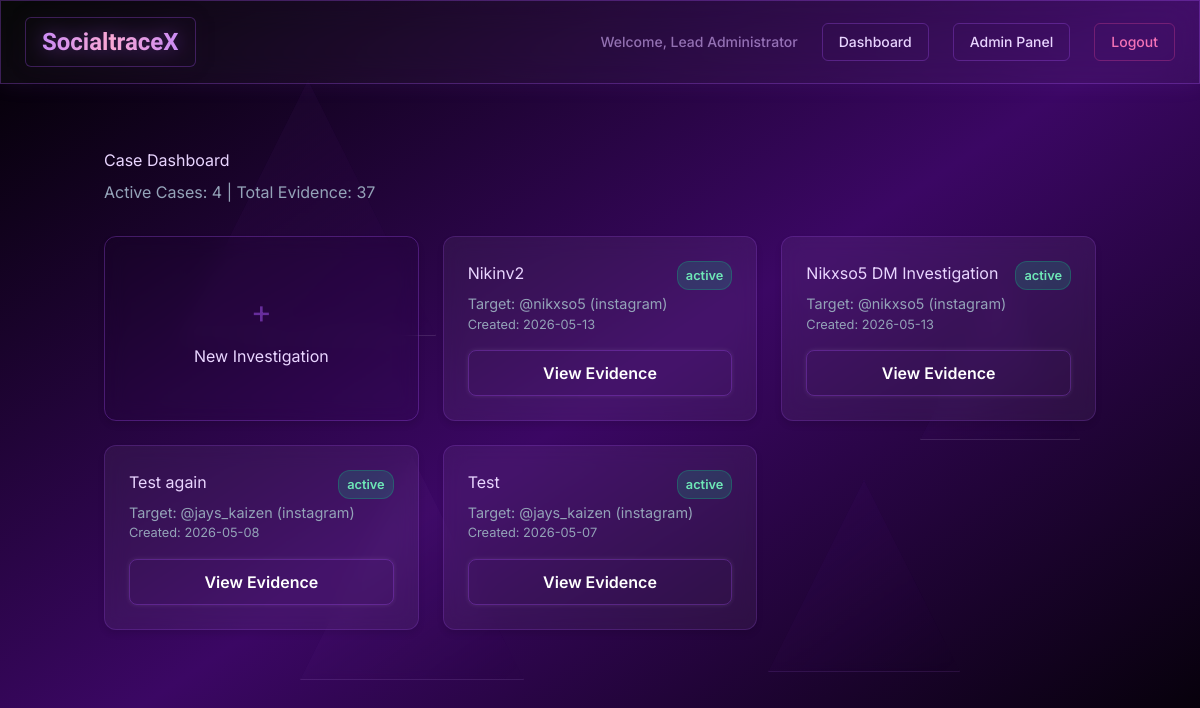
The page /dashboard (signed in) on the database as committed earlier.
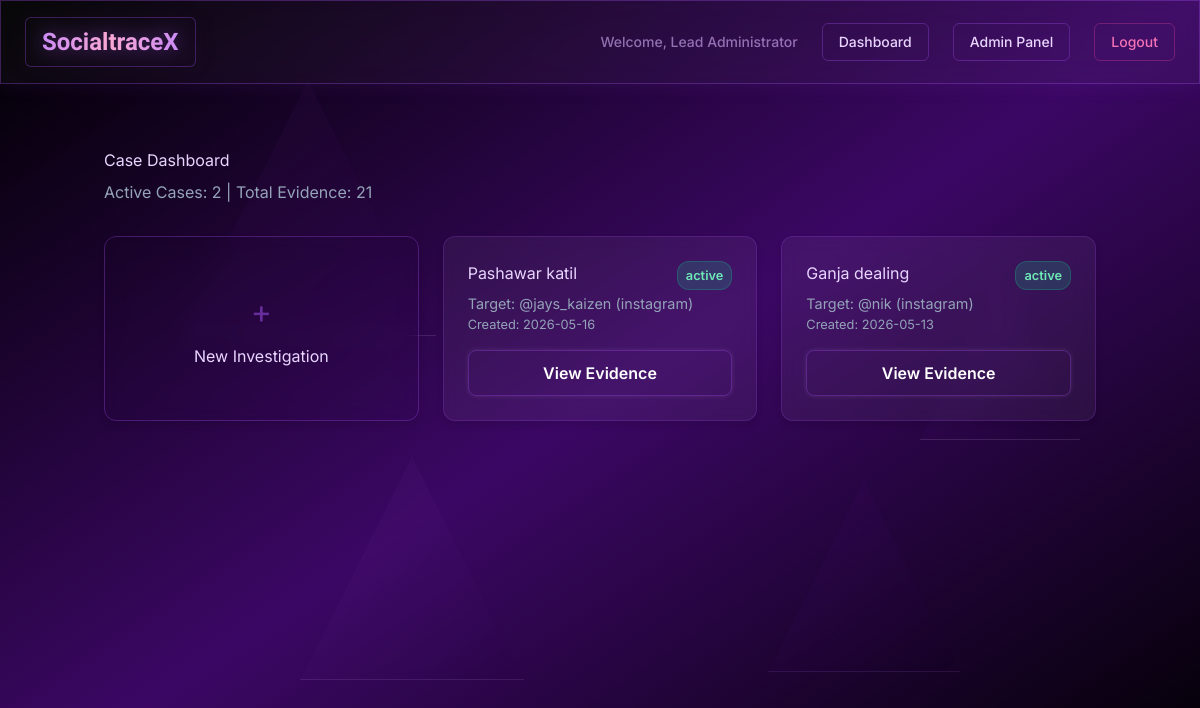
The same page on the database as committed later.
### database.py (models this page shows, shortened)
class User(Base):
    __tablename__ = "users"
    id = Column(Integer, primary_key=True, index=True)
    username = Column(String(100), unique=True, nullable=False, index=True)
    hashed_password = Column(String(200), nullable=False)
    role = Column(String(20), default="examiner")  # 'admin' or 'examiner'
    name = Column(String(100), default="Examiner")
    created_at = Column(DateTime, default=datetime.utcnow)

class Case(Base):
    __tablename__ = "cases"
    id = Column(Integer, primary_key=True, index=True)
    title = Column(String(200), nullable=False)
    description = Column(Text, default="")
    target_username = Column(String(100), nullable=False)
    platform = Column(String(50), nullable=False)
    status = Column(String(20), default="active")
    keywords = Column(Text, default="")
    capture_type = Column(String(20), default="posts") # 'posts' or 'messages'
    max_posts = Column(Integer, default=10)
    created_at = Column(DateTime, default=datetime.utcnow)
    last_capture = Column(DateTime, nullable=True)
    capture_status_msg = Column(String(200), default="Ready")
    profile_followers = Column(Text, default="")
    profile_following = Column(Text, default="")
    profile_posts = Column(Text, default="")
    profile_bio = Column(Text, default="")
    created_by = Column(Integer, ForeignKey("users.id"), nullable=True)
    events = relationship("Event", backref="case", cascade="all, delete-orphan")

### main.py (the view)
@app.get("/dashboard", response_class=HTMLResponse)
def dashboard(request: Request, user: User = Depends(get_current_active_user), db: Session = Depends(get_db)):
    cases = db.query(Case).order_by(Case.created_at.desc()).all()
    active_cases = db.query(Case).filter(Case.status == 'active').count()
    total_entries = db.query(Event).count()
    return templates.TemplateResponse(request=request, name="dashboard.html", context={
        "request": request, "user": user, "cases": cases,
        "active_cases": active_cases, "total_entries": total_entries
    })

### templates/dashboard.html (shortened to what this page needs)
{% extends "base.html" %}
{% block content %}
<div style="display: flex; justify-content: space-between; align-items: center; margin-bottom: 32px;">
    <div>
        <h1 style="margin: 0;">Case Dashboard</h1>
        <p style="color: var(--text-dim); margin-top: 8px;">Active Cases: {{ active_cases }} | Total Evidence: {{ total_entries }}</p>
    </div>
</div>
<div class="grid">
    <div class="glass-card border border-purple-500/40 hover:border-purple-400/80" style="border-style: dashed; background: transparent; display: flex; flex-direction: column; justify-content: center; align-items: center; cursor: pointer;" onclick="document.getElementById('new-case-form').style.display='block'; this.style.display='none';">
        <div style="font-size: 2rem; color: var(--accent);">+</div>
        <h3 style="margin-top: 8px;">New Investigation</h3>
    </div>
    {% for case in cases %}
    <div class="glass-card">
        <div style="display: flex; justify-content: space-between; align-items: flex-start;">
            <h3 style="margin-top: 0; margin-bottom: 8px;">{{ case.title }}</h3>
            <span class="badge {% if case.status == 'active' %}badge-active{% else %}badge-closed{% endif %}">{{ case.status }}</span>
        </div>
        <p style="color: var(--text-dim); font-size: 0.9rem; margin-top: 0;">Target: @{{ case.target_username }} ({{ case.platform }})</p>
        <p style="font-size: 0.8rem; color: var(--text-dim);">Created: {{ case.created_at.strftime('%Y-%m-%d') }}</p>
        <a href="/cases/{{ case.id }}" class="btn btn-outline" style="width: 100%; text-align: center; box-sizing: border-box; margin-top: 16px;">View Evidence</a>
    </div>
    {% endfor %}
</div>
{% endblock %}

### templates/base.html (shortened to what this page needs)
<!DOCTYPE html>
<html lang="en" class="dark">
<head>
  <script src="https://cdn.tailwindcss.com"></script>
  <link rel="stylesheet" href="https://cdn.jsdelivr.net/npm/bootstrap-icons@1.11.1/font/bootstrap-icons.css">
  <link rel="stylesheet" href="/static/style.css">
</head>
<body
  class="min-h-screen relative overflow-x-hidden bg-gradient-to-br from-black via-purple-950 to-black text-purple-200">
  <div class="fixed inset-0 overflow-hidden pointer-events-none z-0">
    <div
      class="absolute w-64 h-64 border border-white/10 bg-gradient-to-br from-purple-500/5 to-transparent backdrop-blur-sm"
      style="clip-path: polygon(50% 0%, 100% 100%, 0% 100%); top: 10%; left: 15%; animation: float-1 20s ease-in-out infinite, pulse-glow-1 6s ease-in-out infinite">
    </div>
    <div
      class="absolute w-48 h-48 border border-purple-400/10 bg-gradient-to-br from-purple-600/5 to-transparent backdrop-blur-sm"
      style="clip-path: polygon(50% 0%, 100% 100%, 0% 100%); top: 60%; right: 20%; animation: float-2 25s ease-in-out infinite, pulse-glow-2 7s ease-in-out infinite">
    </div>
    <div
      class="absolute w-56 h-56 border border-purple-300/10 bg-gradient-to-br from-purple-400/5 to-transparent backdrop-blur-sm"
      style="clip-path: polygon(50% 0%, 100% 100%, 0% 100%); bottom: 15%; left: 25%; animation: float-3 22s ease-in-out infinite, pulse-glow-3 8s ease-in-out infinite">
    </div>
    <div
      class="absolute w-40 h-40 border border-white/10 bg-gradient-to-br from-purple-500/5 to-transparent backdrop-blur-sm"
      style="clip-path: polygon(50% 0%, 100% 100%, 0% 100%); top: 35%; right: 10%; animation: float-4 18s ease-in-out infinite, pulse-glow-1 6.5s ease-in-out infinite">
    </div>
  </div>
  {% if request.session.get("user_id") %}
  <nav class="relative z-50 glass-panel border border-purple-500/30 px-6 py-4 flex justify-between items-center mb-8">
    <a href="/dashboard"
      class="text-2xl font-bold orbitron bg-gradient-to-r from-purple-400 via-pink-300 to-purple-400 bg-clip-text text-transparent hover:scale-105 transition-transform"
      style="filter: drop-shadow(0 0 10px rgba(168, 85, 247, 0.5))">SocialtraceX</a>
    <div class="flex items-center space-x-6 text-sm font-medium">
      <span class="text-purple-300/60">Welcome, {{ user.name }}</span>
      <a href="/dashboard" class="clickable-text">Dashboard</a>
      {% if request.session.get("role") == "admin" %}
      <a href="/admin" class="clickable-text">Admin Panel</a>
      {% endif %}
      <a href="/logout"
        class="clickable-text !text-pink-400 !border-pink-500/30 hover:!text-pink-300 hover:!bg-pink-500/10 hover:!border-pink-400/60">Logout</a>
    </div>
  </nav>
  {% endif %}
  <div class="container mx-auto px-4 relative z-10 pb-12">
    {% block content %}{% endblock %}
  </div>
</body>
</html>

### static/style.css (style rules this page uses)
:root { --bg-dark: #0f172a; --bg-card: rgba(30, 41, 59, 0.7); --accent: rgba(168, 85, 247, 0.5); --accent-hover: rgba(168, 85, 247, 0.8); --text-main: #f8fafc; --text-dim: #94a3b8; --border: rgba(168, 85, 247, 0.3); --danger: #ef4444; --success: #10b981; }
body { margin: 0; font-family: 'Inter', system-ui, sans-serif; background: linear-gradient(135deg, #020617 0%, #0f172a 100%); color: var(--text-main); min-height: 100vh; }
.glass-card { background: var(--bg-card); backdrop-filter: blur(12px); -webkit-backdrop-filter: blur(12px); border: 1px solid var(--border); border-radius: 16px; box-shadow: 0 8px 32px rgba(0, 0, 0, 0.3); padding: 24px; transition: transform 0.2s ease, box-shadow 0.2s ease; }
.btn { background: var(--accent); color: white; border: 1px solid rgba(168, 85, 247, 0.4); padding: 10px 20px; border-radius: 8px; font-weight: 600; cursor: pointer; transition: all 0.3s cubic-bezier(0.4, 0, 0.2, 1); text-decoration: none; display: inline-block; box-shadow: 0 0 10px rgba(168, 85, 247, 0.2); }
a, button, [onclick], .clickable-text { border: 1px solid rgba(168, 85, 247, 0.3) !important; border-radius: 6px; padding: 8px 16px; transition: all 0.3s ease-in-out !important; }
.btn-outline { background: transparent; border: 1px solid var(--border); box-shadow: 0 0 5px rgba(255, 255, 255, 0.1); }
.container { max-width: 1200px; margin: 0 auto; padding: 32px; }
.grid { display: grid; grid-template-columns: repeat(auto-fill, minmax(300px, 1fr)); gap: 24px; }
.badge { padding: 4px 8px; border-radius: 12px; font-size: 0.8rem; font-weight: 600; background: rgba(255,255,255,0.1); }
.badge-active { background: rgba(16, 185, 129, 0.2); color: #34d399; }

### templates/base.html (style rules this page uses)
body { font-family: 'Inter', sans-serif; background-color: #000; color: #e9d5ff; }
.orbitron { font-family: 'Orbitron', sans-serif; }
.glass-panel { background: rgba(255, 255, 255, 0.03); backdrop-filter: blur(16px); border: 1px solid rgba(168, 85, 247, 0.2); box-shadow: 0 0 20px rgba(168, 85, 247, 0.1); }
.glass-card { background: rgba(255, 255, 255, 0.05); backdrop-filter: blur(10px); border: 1px solid rgba(168, 85, 247, 0.2); border-radius: 12px; padding: 24px; box-shadow: 0 4px 6px rgba(0, 0, 0, 0.1); }
.grid { display: grid; grid-template-columns: repeat(auto-fill, minmax(300px, 1fr)); gap: 24px; }
.badge-active { background: rgba(16, 185, 129, 0.2); color: #6ee7b7; border: 1px solid rgba(16, 185, 129, 0.3); }
.btn { @apply px-4 py-2 rounded-lg font-medium transition-all border border-purple-500/40 hover:border-purple-400/80; }
.clickable-text { @apply border border-purple-500/30 px-5 py-2 rounded-lg hover:text-purple-100 hover:bg-purple-500/10 hover:border-purple-400/60 transition-all duration-300 inline-block; }
.btn-outline { @apply border border-purple-500 hover:bg-purple-500/20 text-purple-300; }
.badge { @apply px-2 py-1 rounded text-xs font-semibold; }

Rows that differ between the two databases and show on the page:
removed Case: title "Nikinv2", status "active", target_username "nikxso5", platform "instagram", created_at "2026-05-13"
removed Case: title "Test again", status "active", target_username "jays_kaizen", platform "instagram", created_at "2026-05-08"
removed Case: title "Test", status "active", target_username "jays_kaizen", platform "instagram", created_at "2026-05-07", {{ case.id }} 1 (drawn)
added Case: title "Pashawar katil", status "active", target_username "jays_kaizen", platform "instagram", created_at "2026-05-16"
changed Case: title "Nikxso5 DM Investigation" → "Ganja dealing"; target_username "nikxso5" → "nik"
Other text that changed with them:
{{ active_cases }}: "4" → "2"
{{ total_entries }}: "37" → "21"
